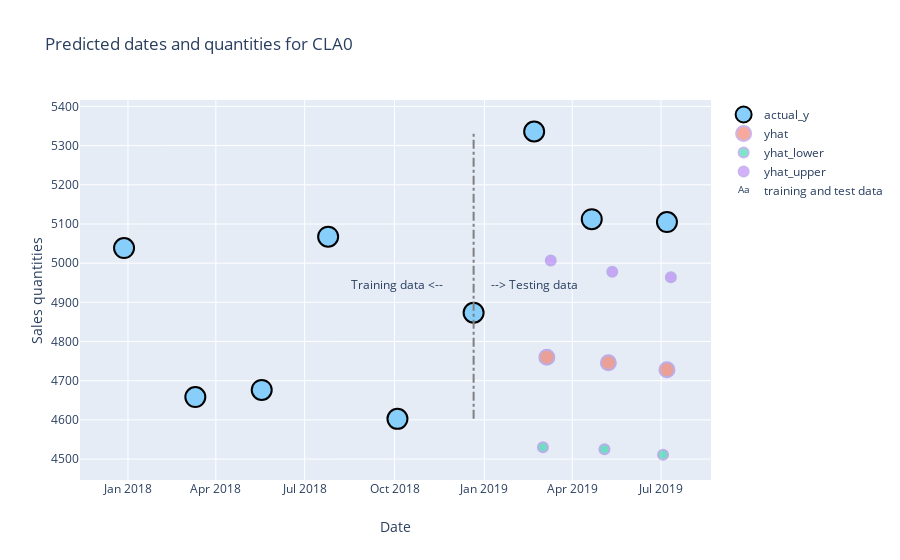

The code cell stored with this chart in its notebook:
### Code cell
(next_sale_dt_mdl,qty_mdl,full_preds_df,prophet_df)=generate_models_n_preds_df_n_plotly_viz('CLA0')

### Figure 1 — Plotly figure (JSON) as saved in the notebook; plotly's stock layout.template omitted (floating-point values rounded to 4 significant figures)
{"data": [{"marker": {"color": "LightSkyBlue", "line": {"color": "black", "width": 2}, "size": 20}, "mode": "markers", "name": "actual_y", "type": "scatter", "x": ["2017-12-28T00:00:00", "2018-03-11T00:00:00", "2018-05-18T00:00:00", "2018-07-25T00:00:00", "2018-10-04T00:00:00", "2018-12-21T00:00:00", "2019-02-21T00:00:00", "2019-04-21T00:00:00", "2019-07-07T00:00:00"], "y": [5039.0, 4658.0, 4676.0, 5068.0, 4603.0, 4873.0, 5336.0, 5112.0, 5105.0]}, {"marker": {"line": {"color": "MediumPurple", "width": 2}, "size": 15}, "mode": "markers", "name": "yhat", "opacity": 0.5, "type": "scatter", "x": ["2019-03-06T00:00:00", "2019-05-08T00:00:00", "2019-07-07T00:00:00"], "y": [4760, 4746, 4728]}, {"marker": {"line": {"color": "MediumPurple", "width": 2}, "size": 10}, "mode": "markers", "name": "yhat_lower", "opacity": 0.5, "type": "scatter", "x": ["2019-03-02T00:00:00", "2019-05-04T00:00:00", "2019-07-03T00:00:00"], "y": [4530, 4525, 4511]}, {"marker": {"line": {"color": "MediumPurple", "width": 2}, "size": 10}, "mode": "markers", "name": "yhat_upper", "opacity": 0.5, "type": "scatter", "x": ["2019-03-10T00:00:00", "2019-05-12T00:00:00", "2019-07-11T00:00:00"], "y": [5007, 4978, 4964]}, {"mode": "text", "name": "training and test data", "text": ["Training data <--", "--> Testing data"], "type": "scatter", "x": ["2018-10-04T00:00:00", "2019-02-21T00:00:00"], "y": [4941.0, 4941.0]}], "layout": {"autosize": true, "shapes": [{"line": {"color": "grey", "dash": "dashdot", "width": 2}, "type": "line", "x0": "2018-12-21T00:00:00", "x1": "2018-12-21T00:00:00", "y0": 4603.0, "y1": 5336.0}], "title": {"text": "Predicted dates and quantities for CLA0"}, "xaxis": {"autorange": true, "range": ["2017-11-15 05:32:18.4615", "2019-08-18 18:27:41.5385"], "title": {"text": "Date"}, "type": "date"}, "yaxis": {"autorange": true, "range": [4438.0, 5432.0], "title": {"text": "Sales quantities"}, "type": "linear"}}}
